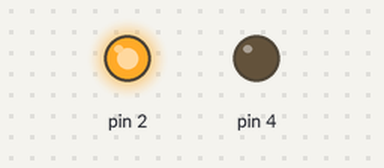
The sketch below on a simulated Arduino Uno, built with avr-gcc and run on an emulated ATmega328P. Shown: output pins drawn as LEDs (lit = HIGH).

Above: at 0.1 s.
Timing chart, 0 to 1.6 s (numbered marks = the images above):
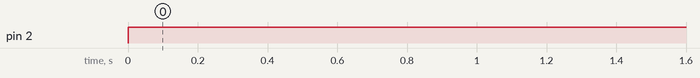

The sketch:

sketch_mar12a.ino
```cpp
void setup() {
  // put your setup code here, to run once:
pinMode(2, OUTPUT);
pinMode(3, INPUT_PULLUP);
pinMode(4, OUTPUT);

}

void loop() {
  // put your main code here, to run repeatedly:
digitalWrite(2, HIGH);
digitalWrite(4, LOW);
}
```

Measured:
- by itself, pin 2: LOW → HIGH at 0.00 s
